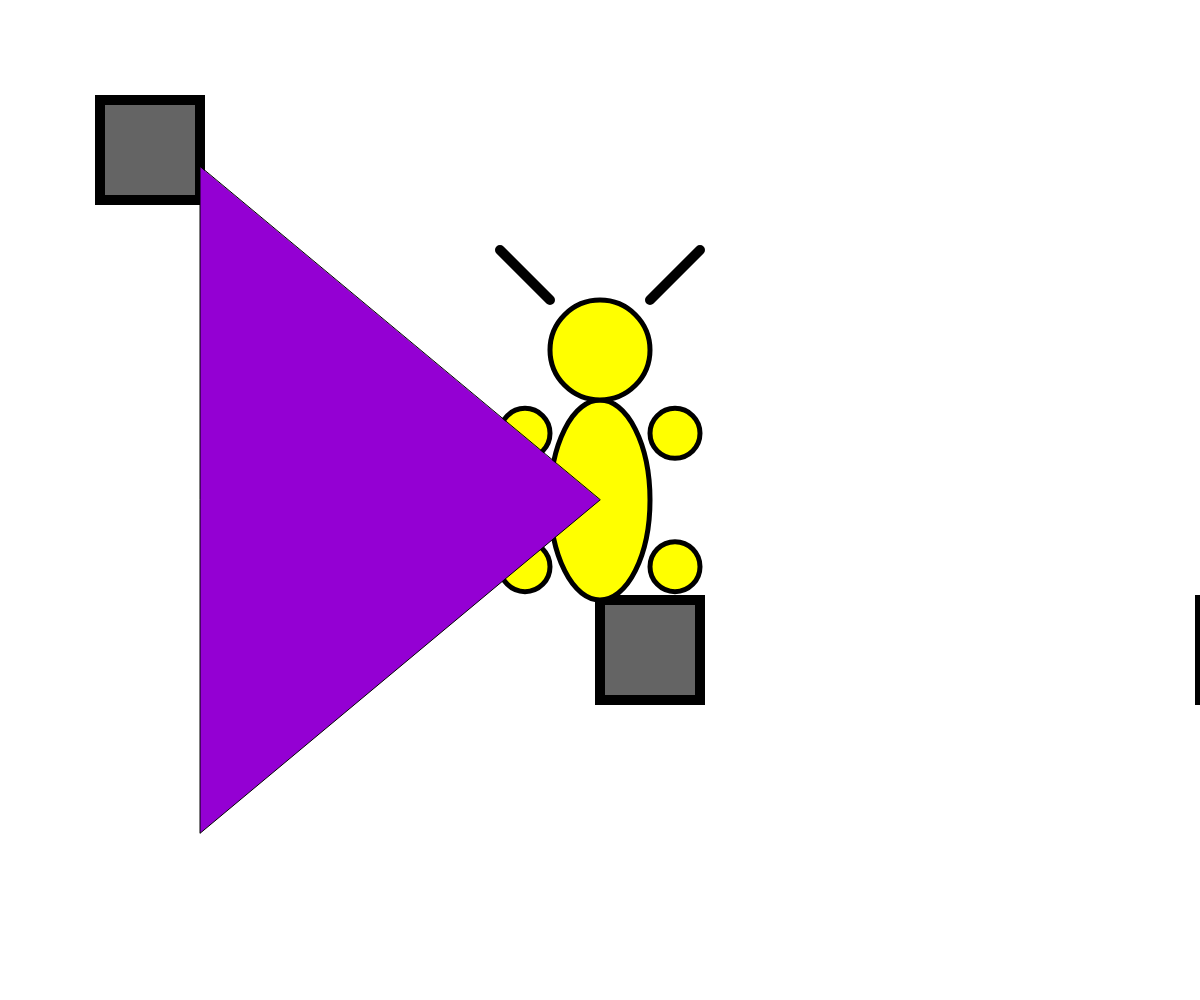
Frame 1 (no input)
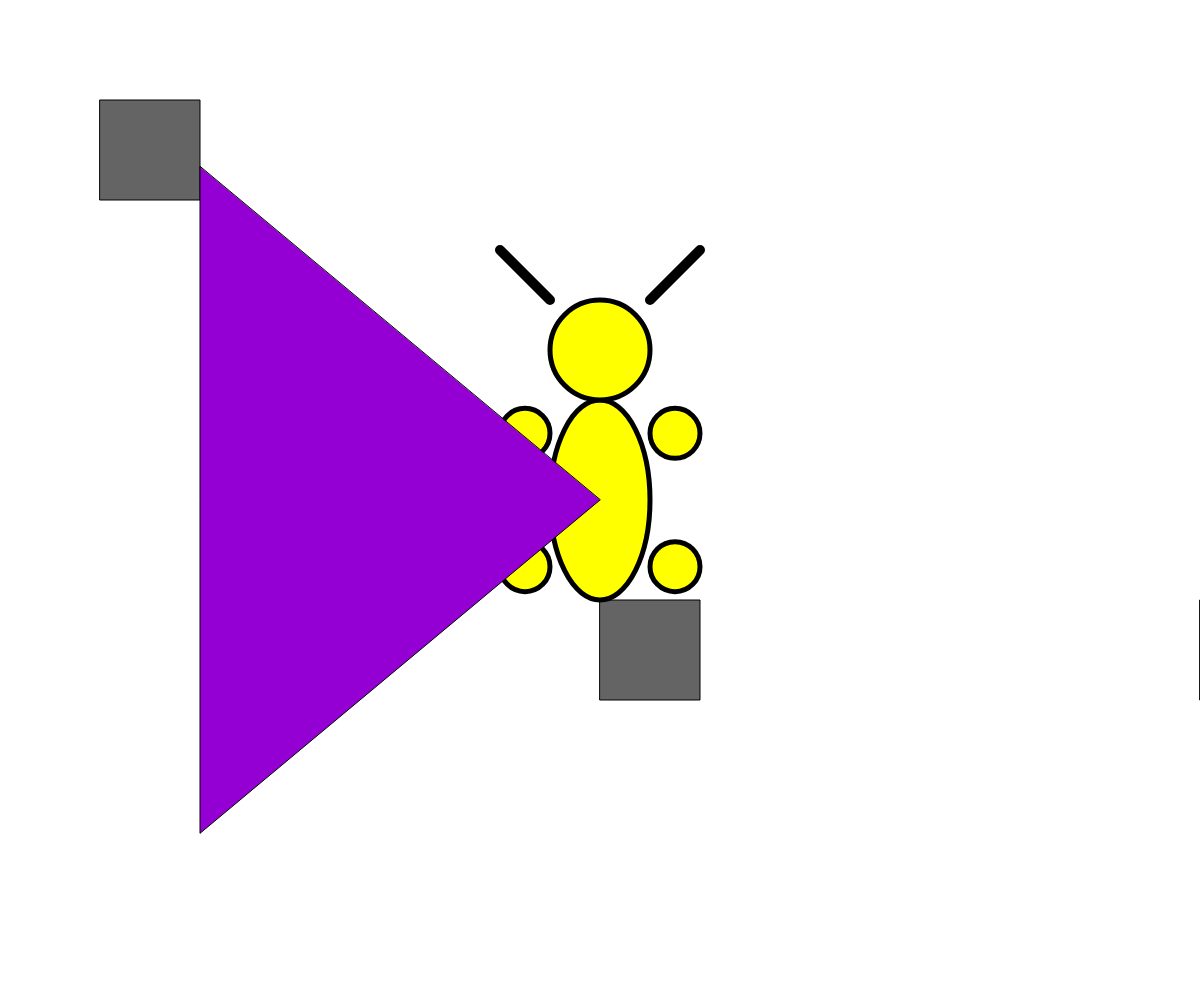
Frame 60 (no input)
Frame 120 (the mouse pressed at the canvas centre since frame 60): identical to frame 60, image omitted

The p5.js sketch that drew these frames (run headless with seeded random() and noise() and a simulated clock; from frame 60 on, the mouse is pressed at the canvas centre):

// p5.js sketch
// ── sketch.js
let positionX = 100; // creature variable for creature position
let positionY = 100; // creature variable for creature position
let velocityX = 5; // rate of motion
let velocityY = 5; // rate of motion

function setup() {
	createCanvas(windowWidth, windowHeight);
	background(255);
	strokeWeight(10);
	textSize(150);
	positionX = width/2; // center creature at start
	positionY = height/2; // center creature at start
}

function draw() {

	// Repaint background
	background(255);

	// Draw background scene
	backgroundScene();

	// Determine creature position
		if(keyIsDown(RIGHT_ARROW)) {
			positionX += velocityX;
		}
		if(keyIsDown(LEFT_ARROW)) {
			positionX -= velocityX;
		}
		if(keyIsDown(UP_ARROW)) {
			positionY -= velocityY;
		}
		if(keyIsDown(DOWN_ARROW)) {
			positionY += velocityY;
		}

	/* // Original version of determine creature position
	if(keyIsPressed) {
		if(keyCode == RIGHT_ARROW) {
			positionX += velocityX;
		}
		if(keyCode == LEFT_ARROW) {
			positionX -= velocityX;
		}
		if(keyCode == UP_ARROW) {
			positionY -= velocityY;
		}
		if(keyCode == DOWN_ARROW) {
			positionY += velocityY;
		}
	}
	*/

	// Draw creature
	creature();

	// Draw foreground scene
	foregroundScene();

}


// Jump creature to mouse position //////////////////////
function mousePressed() {
	positionX = mouseX;
	positionY = mouseY;
}


// Draw backgroun scene /////////////////////////////////
function backgroundScene() {
	fill(100);
	rect(100, 100, 100, 100);
	rect(600, 600, 100, 100);
	rect(1200, 600, 100, 100);
}


// Draw creature /////////////////////////////////////////
function creature() {
	fill(255, 255, 0); //yellow
	strokeWeight(5);
	w1 = 100;
	h1 = 200;
	w2 = 100;
	h2 = 100;
	w3 = 50;
	h3 = 50;
	w4 = 50;
	h4 = 50;
	ellipse(positionX, positionY, w1, h1);
	ellipse(positionX, positionY - h1/2 - h2/2, w2, h2);
	ellipse(positionX - w1/2 - w3/2, positionY - h1/3, w3, h3);
	ellipse(positionX + w1/2 + w3/2, positionY - h1/3, w3, h3);
	ellipse(positionX - w1/2 - w3/2, positionY + h1/3, w3, h3);
	ellipse(positionX + w1/2 + w3/2, positionY + h1/3, w3, h3);
	strokeWeight(10);
	line(positionX + w2/2, positionY - h1/2 - h2, positionX + w2, positionY - h1/2 - h2*1.5)
	line(positionX - w2/2, positionY - h1/2 - h2, positionX - w2, positionY - h1/2 - h2*1.5)
}


// Draw foreground scene ////////////////////////////////
function foregroundScene() {
	fill(148,0,211);
	strokeWeight(1);
	triangle(width/6, height/6, width/6, height - height/6, width/2, height/2);
}


/////////////////////////////////////////
// EXAMPLES FROM YOUTUBE LESSON
/////////////////////////////////////////

	// key, keyCode, keyIsPressed,
	// mouseX, mouseY, pmouseX, pmouseY, mouseIsPressed
	// mousePressed() function

	/* // keyboard inputs
	text(key,width/2,height/2);

	if(key == "p") {
		if(keyIsPressed === true) {
		ellipse(mouseX, mouseY, 100, 100);
		}
	}
	*/

	/* // drawing pad
	if (mouseIsPressed) {
	line(pmouseX, pmouseY, mouseX, mouseY);
	}
	*/

	/* // color ellipse differently on different sides of canvas
	if (mouseX > width/2) {
		fill(0, 255, 255);
	} else {
		fill(255, 0, 255);
	}
	ellipse(mouseX, mouseY, 20, 20);
	*/

	/* // bouncing ball (left to right back and forth)
	background(100);

	fill (0, 0, 0);

	ellipse(positionX, height/2, 20, 20);

	if (positionX > width) {
	velocityX = velocityX * -1;
	} else if (positionX < 0) {
		velocityX = velocityX * -1;
		}

	positionX = positionX + velocityX;
	*/

/* // drawing pad
function mousePressed() {
	ellipse(mouseX, mouseY, 50, 50);
}
*/
